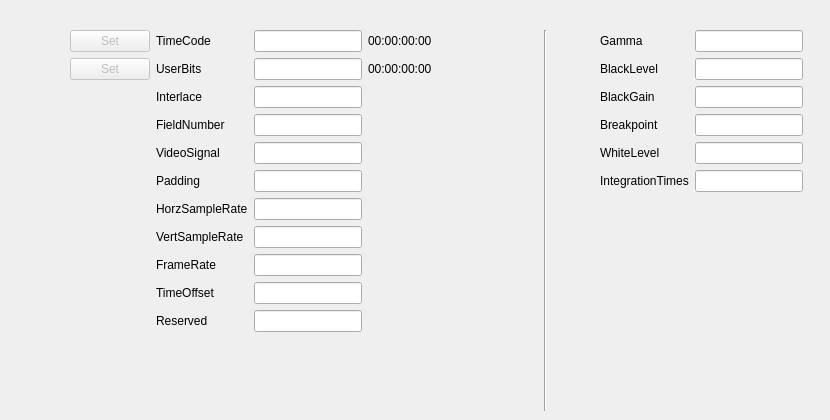
    <widget class="QWidget" name="tab_4">
     <attribute name="title">
      <string>Industry Television Header</string>
     </attribute>
     <widget class="QWidget" name="gridLayoutWidget_21">
      <property name="geometry">
       <rect>
        <x>70</x>
        <y>30</y>
        <width>435</width>
        <height>381</height>
       </rect>
      </property>
      <layout class="QGridLayout" name="gridLayout_21">
       <property name="sizeConstraint">
        <enum>QLayout::SetFixedSize</enum>
       </property>
       <item row="6" column="1">
        <widget class="QLabel" name="label_30">
         <property name="text">
          <string>HorzSampleRate</string>
         </property>
        </widget>
       </item>
       <item row="8" column="1">
        <widget class="QLabel" name="label_29">
         <property name="text">
          <string>FrameRate</string>
         </property>
        </widget>
       </item>
       <item row="3" column="2">
        <widget class="QLineEdit" name="ith_fieldnumber_tf">
         <property name="readOnly">
          <bool>true</bool>
         </property>
        </widget>
       </item>
       <item row="4" column="1">
        <widget class="QLabel" name="l12_4">
         <property name="text">
          <string>VideoSignal</string>
         </property>
        </widget>
       </item>
       <item row="1" column="2">
        <widget class="QLineEdit" name="ith_userbits_tf">
         <property name="readOnly">
          <bool>true</bool>
         </property>
        </widget>
       </item>
       <item row="0" column="2">
        <widget class="QLineEdit" name="ith_timecode_tf">
         <property name="readOnly">
          <bool>true</bool>
         </property>
        </widget>
       </item>
       <item row="0" column="0">
        <widget class="QPushButton" name="SetTC_btn">
         <property name="enabled">
          <bool>false</bool>
         </property>
         <property name="text">
          <string>Set</string>
         </property>
        </widget>
       </item>
       <item row="0" column="3">
        <widget class="QLabel" name="ith_timecode_label">
         <property name="text">
          <string>00:00:00:00</string>
         </property>
        </widget>
       </item>
       <item row="0" column="1">
        <widget class="QLabel" name="label_115">
         <property name="text">
          <string>TimeCode</string>
         </property>
        </widget>
       </item>
       <item row="4" column="3">
        <widget class="QLabel" name="label_113">
         <property name="text">
          <string/>
         </property>
        </widget>
       </item>
       <item row="1" column="3">
        <widget class="QLabel" name="ith_userbits_label">
         <property name="text">
          <string>00:00:00:00</string>
         </property>
        </widget>
       </item>
       <item row="2" column="2">
        <widget class="QLineEdit" name="ith_interlace_tf">
         <property name="readOnly">
          <bool>true</bool>
         </property>
        </widget>
       </item>
       <item row="4" column="2">
        <widget class="QLineEdit" name="ith_videosignal_tf">
         <property name="readOnly">
          <bool>true</bool>
         </property>
        </widget>
       </item>
       <item row="3" column="1">
        <widget class="QLabel" name="l4_4">
         <property name="text">
          <string>FieldNumber</string>
         </property>
        </widget>
       </item>
       <item row="9" column="1">
        <widget class="QLabel" name="label_26">
         <property name="text">
          <string>TimeOffset</string>
         </property>
        </widget>
       </item>
       <item row="1" column="0">
        <widget class="QPushButton" name="SetUB_btn">
         <property name="enabled">
          <bool>false</bool>
         </property>
         <property name="text">
          <string>Set</string>
         </property>
        </widget>
       </item>
       <item row="5" column="2">
        <widget class="QLineEdit" name="ith_padding_tf">
         <property name="readOnly">
          <bool>true</bool>
         </property>
        </widget>
       </item>
       <item row="6" column="2">
        <widget class="QLineEdit" name="ith_hsamplerate_tf">
         <property name="readOnly">
          <bool>true</bool>
         </property>
        </widget>
       </item>
       <item row="9" column="2">
        <widget class="QLineEdit" name="ith_timeoffset_tf">
         <property name="readOnly">
          <bool>true</bool>
         </property>
        </widget>
       </item>
       <item row="7" column="2">
        <widget class="QLineEdit" name="ith_vsamplerate_tf">
         <property name="readOnly">
          <bool>true</bool>
         </property>
        </widget>
       </item>
       <item row="1" column="1">
        <widget class="QLabel" name="label_112">
         <property name="text">
          <string>UserBits</string>
         </property>
        </widget>
       </item>
       <item row="7" column="1">
        <widget class="QLabel" name="label_10">
         <property name="text">
          <string>VertSampleRate</string>
         </property>
        </widget>
       </item>
       <item row="8" column="2">
        <widget class="QLineEdit" name="ith_framerate_tf">
         <property name="readOnly">
          <bool>true</bool>
         </property>
        </widget>
       </item>
       <item row="5" column="1">
        <widget class="QLabel" name="l12_6">
         <property name="text">
          <string>Padding</string>
         </property>
        </widget>
       </item>
       <item row="2" column="1">
        <widget class="QLabel" name="l1_4">
         <property name="text">
          <string>Interlace</string>
         </property>
        </widget>
       </item>
       <item row="10" column="1">
        <widget class="QLabel" name="label_40">
         <property name="text">
          <string>Reserved</string>
         </property>
        </widget>
       </item>
       <item row="10" column="2">
        <widget class="QLineEdit" name="ith_reserved_tf">
         <property name="readOnly">
          <bool>true</bool>
         </property>
        </widget>
       </item>
      </layout>
     </widget>
     <widget class="QWidget" name="gridLayoutWidget_22">
      <property name="geometry">
       <rect>
        <x>600</x>
        <y>30</y>
        <width>221</width>
        <height>235</height>
       </rect>
      </property>
      <layout class="QGridLayout" name="gridLayout_22">
       <property name="sizeConstraint">
        <enum>QLayout::SetFixedSize</enum>
       </property>
       <item row="5" column="0">
        <widget class="QLabel" name="l3_5">
         <property name="text">
          <string>IntegrationTimes</string>
         </property>
        </widget>
       </item>
       <item row="2" column="0">
        <widget class="QLabel" name="l1_5">
         <property name="text">
          <string>BlackGain</string>
         </property>
        </widget>
       </item>
       <item row="4" column="2">
        <widget class="QLabel" name="label_117">
         <property name="text">
          <string/>
         </property>
        </widget>
       </item>
       <item row="3" column="0">
        <widget class="QLabel" name="l4_5">
         <property name="text">
          <string>Breakpoint</string>
         </property>
        </widget>
       </item>
       <item row="4" column="0">
        <widget class="QLabel" name="l12_5">
         <property name="text">
          <string>WhiteLevel</string>
         </property>
        </widget>
       </item>
       <item row="5" column="1">
        <widget class="QLineEdit" name="ith_integrationtime_tf">
         <property name="readOnly">
          <bool>true</bool>
         </property>
        </widget>
       </item>
       <item row="2" column="1">
        <widget class="QLineEdit" name="ith_blackgain_tf">
         <property name="readOnly">
          <bool>true</bool>
         </property>
        </widget>
       </item>
       <item row="1" column="1">
        <widget class="QLineEdit" name="ith_blacklevel_tf">
         <property name="readOnly">
          <bool>true</bool>
         </property>
        </widget>
       </item>
       <item row="4" column="1">
        <widget class="QLineEdit" name="ith_whitelevel_tf">
         <property name="readOnly">
          <bool>true</bool>
         </property>
        </widget>
       </item>
       <item row="1" column="0">
        <widget class="QLabel" name="label_116">
         <property name="text">
          <string>BlackLevel</string>
         </property>
        </widget>
       </item>
       <item row="3" column="1">
        <widget class="QLineEdit" name="ith_breakpoint_tf">
         <property name="readOnly">
          <bool>true</bool>
         </property>
        </widget>
       </item>
       <item row="0" column="1">
        <widget class="QLineEdit" name="ith_gamma_tf">
         <property name="readOnly">
          <bool>true</bool>
         </property>
        </widget>
       </item>
       <item row="0" column="0">
        <widget class="QLabel" name="label_119">
         <property name="text">
          <string>Gamma</string>
         </property>
        </widget>
       </item>
      </layout>
     </widget>
     <widget class="Line" name="line_3">
      <property name="geometry">
       <rect>
        <x>535</x>
        <y>30</y>
        <width>20</width>
        <height>381</height>
       </rect>
      </property>
      <property name="orientation">
       <enum>Qt::Vertical</enum>
      </property>
     </widget>
    </widget>
